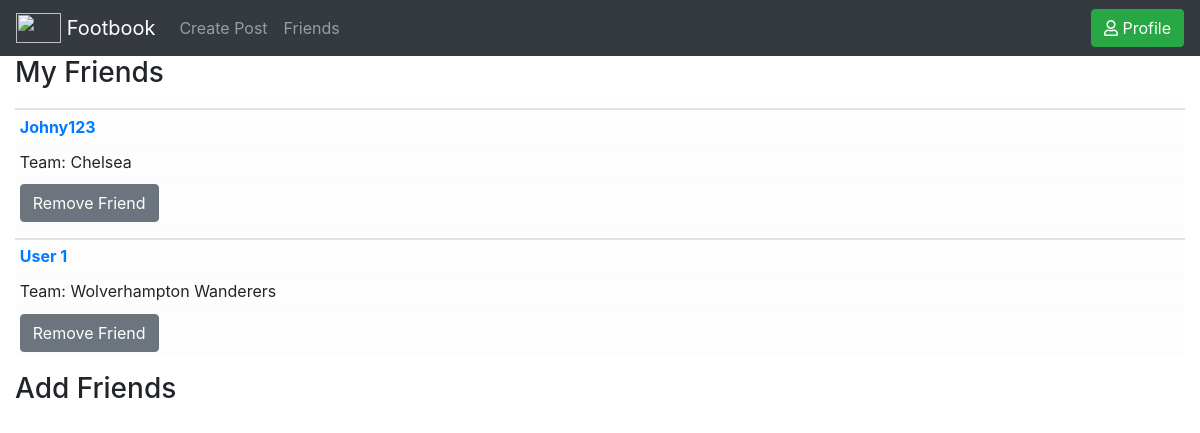
The page /friends (signed in) on the database its author committed.
### app/models.py (models this page shows)
class User(UserMixin, db.Model):
    id = db.Column(db.Integer, primary_key=True) # primary keys are required by SQLAlchemy
    email = db.Column(db.String(100), unique=True, nullable=False)
    username = db.Column(db.String(1000), unique=True, nullable=False)
    password = db.Column(db.String(100), nullable=False)
    team = db.Column(db.String(1000), nullable=False)
    posts = db.relationship('Post', backref='user', lazy='joined')
    friends =  db.relationship(
                    'User',secondary=Friends,
                    primaryjoin=Friends.c.user_id1==id,
                    secondaryjoin=Friends.c.user_id2==id)

### app/views.py (the view, shortened to what this page needs)
@app.route('/friends', methods=['GET', 'POST'])
@login_required
def friends():
    friends = current_user.friends
    users = models.User.query.filter((models.User.id != current_user.id)).all()
    users2 = []
    for i in friends:
        users2.append(i)
    final_users = list(set(users) - set(users2))
    return render_template('friends.html', friends=friends, users=final_users)

### app/__init__.py (called while the page is built)
@login_manager.user_loader
def load_user(user_id):
    return User.query.get(int(user_id))

### app/templates/friends.html (shortened to what this page needs)
{% extends "base.html" %}
{% block content %}
<h3>My Friends</h3>
<table class = "table table-sm">
{% for friend in friends %}
<thead class = "table-light">
    <th></th>
    <tr>
        <td><b><a href="/viewProfile/{{friend.username}}">{{friend.username}}</a></b></td>
    </tr>
    <tr>
        <td>Team: {{friend.team}}</td>
    </tr>
    <tr>
        <td>
            <form action="" method="post" name="removeFriend{{friend.id}}">
                <input type="submit" class="btn btn-secondary" value="Remove Friend" name="r{{friend.id}}">
            </form>
        </td>
    </tr>
</thead>
{% endfor %}
</table>
<h3>Add Friends</h3>
{% endblock %}

### rows shown on the page
User: username "Johny123", team "Chelsea"
User: username "User 1", team "Wolverhampton Wanderers"
